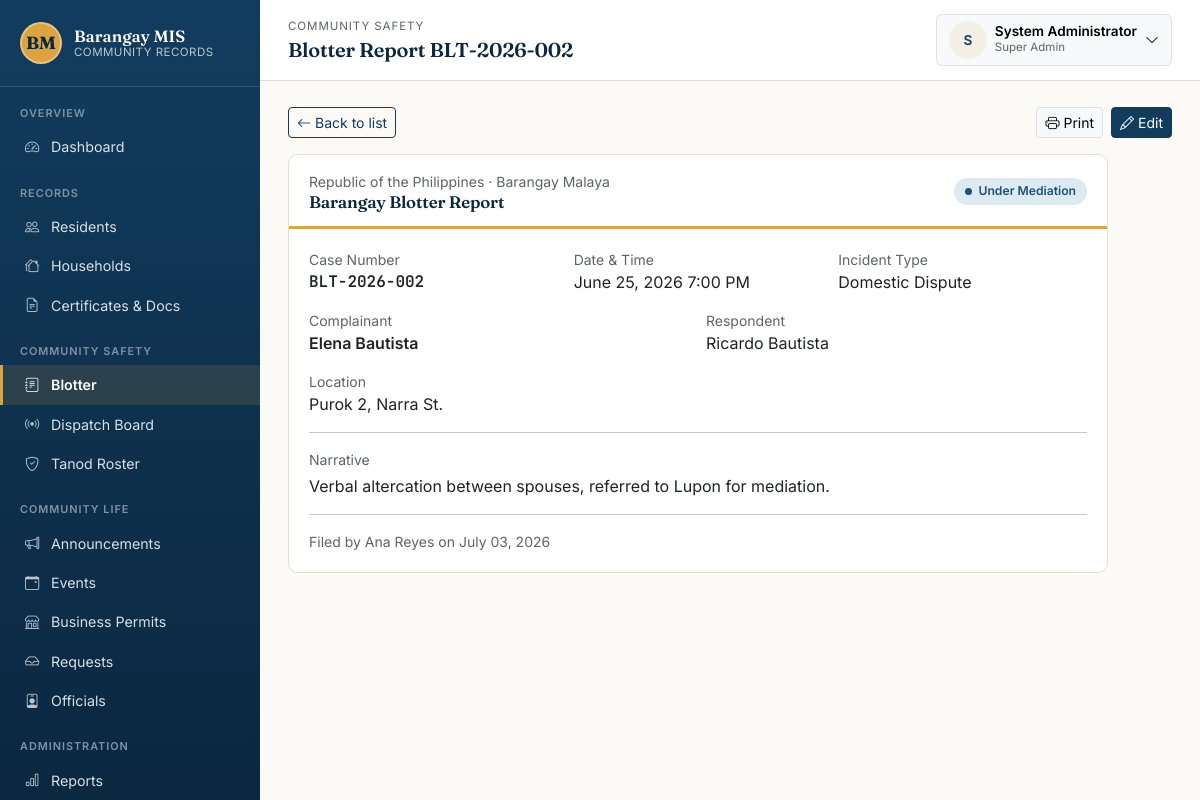
The app's page /modules/blotter/view.php?id=2 (signed in) with its own data.
### tables this page shows
CREATE TABLE blotter_reports (
    id               INT AUTO_INCREMENT PRIMARY KEY,
    case_number      VARCHAR(50) UNIQUE,
    complainant      VARCHAR(150) NOT NULL,
    respondent       VARCHAR(150),
    incident_type    VARCHAR(100),
    incident_date    DATETIME,
    location         VARCHAR(255),
    narrative        TEXT,
    status           ENUM('Open','Under Mediation','Settled','Endorsed to Police/Court') NOT NULL DEFAULT 'Open',
    filed_by         INT NULL,
    created_at       TIMESTAMP NOT NULL DEFAULT CURRENT_TIMESTAMP,
    FOREIGN KEY (filed_by) REFERENCES users(id) ON DELETE SET NULL,
    INDEX idx_blotter_status (status)
);

CREATE TABLE users (
    id            INT AUTO_INCREMENT PRIMARY KEY,
    username      VARCHAR(50)  NOT NULL UNIQUE,
    password      VARCHAR(255) NOT NULL,
    full_name     VARCHAR(150) NOT NULL,
    role          ENUM('super_admin','captain','secretary','staff','tanod') NOT NULL DEFAULT 'staff',
    status        ENUM('active','inactive') NOT NULL DEFAULT 'active',
    created_at    TIMESTAMP NOT NULL DEFAULT CURRENT_TIMESTAMP
);

### includes/functions.php (called while the page is built, shortened)
<?php
function clean(?string $value): string
{
    return htmlspecialchars(trim($value ?? ''), ENT_QUOTES, 'UTF-8');
}
function format_date(?string $date, string $format = 'F d, Y'): string
{
    try {
        return (new DateTime($date))->format($format);
    } catch (Exception) {
        return '—';
    }
}
function format_datetime(?string $datetime, string $format = 'F d, Y g:i A'): string
{
    return format_date($datetime, $format);
}
function setting(PDO $pdo, string $key, string $default = ''): string
{
    static $cache = null;
    if ($cache === null) {
        $cache = [];
        foreach ($pdo->query('SELECT setting_key, setting_value FROM settings') as $row) {
            $cache[$row['setting_key']] = $row['setting_value'];
        }
    }
    return $cache[$key] ?? $default;
}

### includes/auth.php (called while the page is built, shortened)
<?php
function current_role(): string
{
    return $_SESSION['role'] ?? '';
}
function current_full_name(): string
{
    return $_SESSION['full_name'] ?? '';
}
function role_label(string $role): string
{
    return match ($role) {
        'super_admin' => 'Super Admin',
        'captain'     => 'Barangay Captain',
        'secretary'   => 'Secretary',
        'staff'       => 'Staff/Clerk',
        'tanod'       => 'Tanod',
        default       => ucfirst($role),
    };
}

### modules/blotter/view.php (the view, shortened to what this page needs)
<?php
require_once __DIR__ . '/../../config.php';
require_once __DIR__ . '/../../includes/auth.php';
require_once __DIR__ . '/../../includes/functions.php';
$canManage = in_array(current_role(), STAFF_ROLES, true);
$id = (int)($_GET['id'] ?? 0);
$stmt = $pdo->prepare('SELECT b.*, u.full_name AS filed_by_name FROM blotter_reports b LEFT JOIN users u ON u.id = b.filed_by WHERE b.id = ?');
$stmt->execute([$id]);
$report = $stmt->fetch();
$barangayName = setting($pdo, 'barangay_name', 'Barangay Malaya');
$pageTitle = 'Blotter Report ' . ($report['case_number'] ?? '');
$breadcrumbEyebrow = 'Community Safety';
require_once __DIR__ . '/../../includes/header.php';
?>
<div class="d-flex justify-content-between align-items-center mb-3 no-print">
    <a href="<?= BASE_URL ?>/modules/blotter/list.php" class="btn btn-sm btn-outline-primary"><i class="bi bi-arrow-left me-1"></i>Back to list</a>
    <div class="d-flex gap-2">
        <button onclick="printSection()" class="btn btn-sm btn-light border"><i class="bi bi-printer me-1"></i>Print</button>
        <?php if ($canManage): ?>
        <a href="<?= BASE_URL ?>/modules/blotter/form.php?id=<?= $id ?>" class="btn btn-sm btn-primary"><i class="bi bi-pencil me-1"></i>Edit</a>
        <?php endif; ?>
    </div>
</div>
<div class="panel" style="max-width:820px;">
    <div class="panel-header">
        <div>
            <div class="text-soft small">Republic of the Philippines · <?= clean($barangayName) ?></div>
            <h2 class="mb-0">Barangay Blotter Report</h2>
        </div>
        <span class="status-pill <?= strtolower(str_replace([' ', '/'], ['-', '-'], $report['status'])) ?>"><span class="dot"></span><?= clean($report['status']) ?></span>
    </div>
    <div class="panel-body">
        <div class="row g-3 mb-3">
            <div class="col-sm-4"><div class="text-soft small">Case Number</div><div class="mono fw-semibold"><?= clean($report['case_number'] ?? '—') ?></div></div>
            <div class="col-sm-4"><div class="text-soft small">Date &amp; Time</div><div><?= format_datetime($report['incident_date']) ?></div></div>
            <div class="col-sm-4"><div class="text-soft small">Incident Type</div><div><?= clean($report['incident_type'] ?: '—') ?></div></div>
            <div class="col-sm-6"><div class="text-soft small">Complainant</div><div class="fw-semibold"><?= clean($report['complainant']) ?></div></div>
            <div class="col-sm-6"><div class="text-soft small">Respondent</div><div><?= clean($report['respondent'] ?: '—') ?></div></div>
            <div class="col-12"><div class="text-soft small">Location</div><div><?= clean($report['location'] ?: '—') ?></div></div>
        </div>
        <hr>
        <div class="text-soft small mb-1">Narrative</div>
        <p style="white-space:pre-wrap;"><?= clean($report['narrative'] ?: 'No narrative recorded.') ?></p>
        <hr>
        <div class="text-soft small">Filed by <?= clean($report['filed_by_name'] ?? 'System') ?> on <?= format_date($report['created_at']) ?></div>
    </div>
</div>
<?php require_once __DIR__ . '/../../includes/footer.php'; ?>

### includes/header.php (shortened to what this page needs)
<?php
$pageTitle = $pageTitle ?? 'Dashboard';
$breadcrumbEyebrow = $breadcrumbEyebrow ?? 'Barangay Management Information System';
?>
<!DOCTYPE html>
<html lang="en">
<head>
<link rel="stylesheet" href="https://cdn.jsdelivr.net/npm/bootstrap@5.3.3/dist/css/bootstrap.min.css">
<link rel="stylesheet" href="https://cdn.jsdelivr.net/npm/bootstrap-icons@1.11.3/font/bootstrap-icons.css">
<link rel="stylesheet" href="<?= BASE_URL ?>/assets/css/style.css">
</head>
<body>
<div class="app-shell">
    <?php require_once __DIR__ . '/sidebar.php'; ?>
    <div class="main-area">
        <div class="topbar">
            <div class="d-flex align-items-center gap-3">
                <div>
                    <div class="breadcrumb-eyebrow"><?= clean($breadcrumbEyebrow) ?></div>
                    <h1><?= clean($pageTitle) ?></h1>
                </div>
            </div>
            <div class="dropdown">
                <button class="btn btn-light d-flex align-items-center gap-2 border" type="button" data-bs-toggle="dropdown" aria-expanded="false">
                    <span class="avatar-circle"><?= clean(mb_strtoupper(mb_substr(current_full_name() ?: '?', 0, 1))) ?></span>
                    <span class="d-none d-sm-block text-start">
                        <span class="d-block fw-semibold" style="font-size:0.85rem;line-height:1.15;"><?= clean(current_full_name()) ?></span>
                        <span class="d-block text-soft" style="font-size:0.72rem;"><?= clean(role_label(current_role())) ?></span>
                    </span>
                    <i class="bi bi-chevron-down small"></i>
                </button>
            </div>
        </div>
        <div class="content-wrap">

### assets/css/style.css (style rules this page uses)
:root { --bagong-blue: #123C5E; --bagong-blue-dark: #0B2740; --bagong-blue-light: #1E5583; --paper: #FBFAF6; --paper-dim: #F2EFE6; --palay-gold: #D9A441; --palay-gold-dark: #B9832F; --adobe: #C1502E; --talahib: #4C7A5E; --ink: #1F2421; --ink-soft: #5B6660; --hairline: #E4DFD1; --font-display: 'Fraunces', Georgia, serif; --font-body: 'Inter', -apple-system, Segoe UI, Roboto, sans-serif; --font-mono: 'JetBrains Mono', SFMono-Regular, Menlo, monospace; --bs-primary: var(--bagong-blue); --bs-body-font-family: var(--font-body); --bs-body-color: var(--ink); --bs-body-bg: var(--paper); }
* { box-sizing: border-box; }
body { background: var(--paper); color: var(--ink); font-family: var(--font-body); }
h1, h2, h3, h4, .display-font { font-family: var(--font-display); font-weight: 600; letter-spacing: -0.01em; color: var(--bagong-blue-dark); }
.mono, .case-number, .stat-number { font-family: var(--font-mono); font-variant-numeric: tabular-nums; }
a { color: var(--bagong-blue); }
.app-shell { display: flex; min-height: 100vh; }
.main-area { margin-left: 260px; flex: 1; min-width: 0; display: flex; flex-direction: column; }
.topbar { display: flex; align-items: center; justify-content: space-between; gap: 16px; padding: 14px 28px; background: #fff; border-bottom: 1px solid var(--hairline); position: sticky; top: 0; z-index: 1020; }
.topbar h1 { font-size: 1.25rem; margin: 0; }
.topbar .breadcrumb-eyebrow { font-size: 0.72rem; text-transform: uppercase; letter-spacing: 0.08em; color: var(--ink-soft); margin-bottom: 2px; }
.content-wrap { padding: 26px 28px 60px; flex: 1; }
.panel { background: #fff; border: 1px solid var(--hairline); border-radius: 10px; margin-bottom: 22px; overflow: hidden; }
.panel-header { display: flex; align-items: center; justify-content: space-between; gap: 12px; padding: 16px 20px 14px; border-bottom: 3px solid var(--palay-gold); flex-wrap: wrap; }
.panel-header h2, .panel-header h3 { margin: 0; font-size: 1.05rem; }
.panel-body { padding: 20px; }
.btn-primary { background: var(--bagong-blue); border-color: var(--bagong-blue); }
.btn-outline-primary { color: var(--bagong-blue); border-color: var(--bagong-blue); }
.status-pill { display: inline-flex; align-items: center; gap: 6px; padding: 4px 11px; border-radius: 100px; font-size: 0.76rem; font-weight: 600; background: #EDEAE2; color: #5B6660; }
.status-pill .dot { width: 7px; height: 7px; border-radius: 50%; background: currentColor; }
.status-pill.dispatched, .status-pill.en-route, .status-pill.on-scene, .status-pill.ongoing, .status-pill.under-mediation, .status-pill.on-call { background: #DDEAF2; color: #1B5279; }
.text-soft { color: var(--ink-soft); }
.avatar-circle { width: 38px; height: 38px; border-radius: 50%; background: var(--paper-dim); color: var(--bagong-blue); display: flex; align-items: center; justify-content: center; font-weight: 600; font-size: 0.85rem; }

### records on screen
blotter_reports: case_number "Blotter Report BLT-2026-002", status "Under Mediation", case_number "BLT-2026-002", incident_date "June 25, 2026 7:00 PM", incident_type "Domestic Dispute", complainant "Elena Bautista", respondent "Ricardo Bautista", location "Purok 2, Narra St.", narrative "Verbal altercation between spouses, referred to Lupon for mediation.", filed_by.full_name "Ana Reyes", created_at "July 03, 2026"

### other values on screen
$label "Dashboard Residents Households Certificates & Docs Blotter Dispatch Board Tanod Roster Announcements Events Business Permits Requests Officials Reports"
$breadcrumbEyebrow "COMMUNITY SAFETY"
mb_strtoupper(mb_substr(current_full_name() ?: '?', 0, 1)) "S"
current_full_name() "System Administrator"
role_label(current_role()) "Super Admin"
$barangayName "Barangay Malaya"
